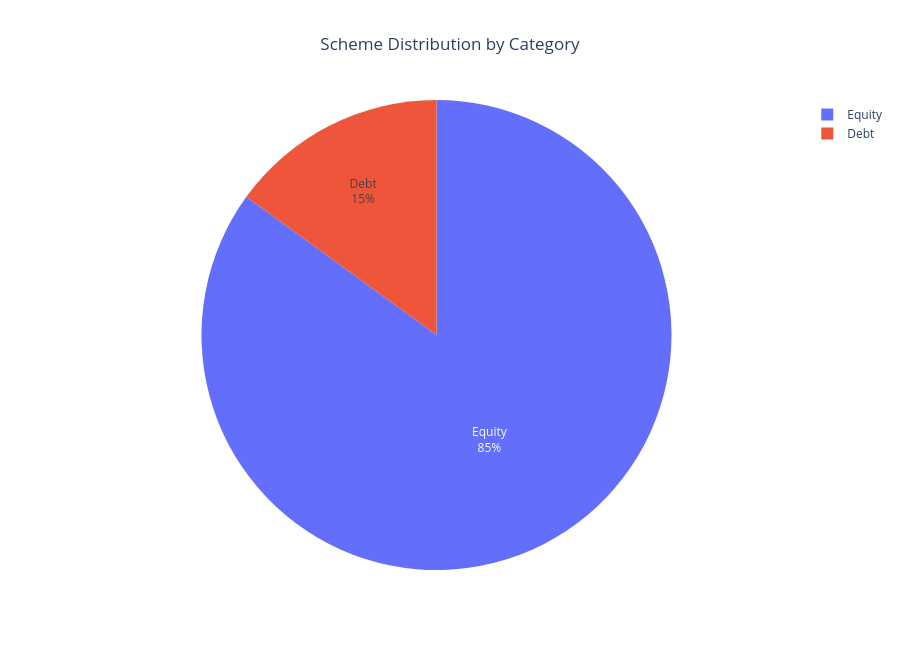

Write notebook code for a chart like this one.
### Code cell
fig.update_traces(textposition="inside", textinfo="percent+label")

fig.update_layout(
    template="plotly_white",
    height=650,
    width=900,
    title_x=0.5
)

### Figure 1 — Plotly figure (JSON) as saved in the notebook; plotly's stock layout.template omitted (floating-point values rounded to 4 significant figures)
{"data": [{"domain": {"x": [0, 1], "y": [0, 1]}, "hovertemplate": "category=%{label}<br>scheme_count=%{value}<extra></extra>", "labels": ["Equity", "Debt"], "legendgroup": "", "name": "", "showlegend": true, "textinfo": "percent+label", "textposition": "inside", "type": "pie", "values": [34, 6]}], "layout": {"height": 650, "legend": {"tracegroupgap": 0}, "title": {"text": "Scheme Distribution by Category", "x": 0.5}, "width": 900}}
